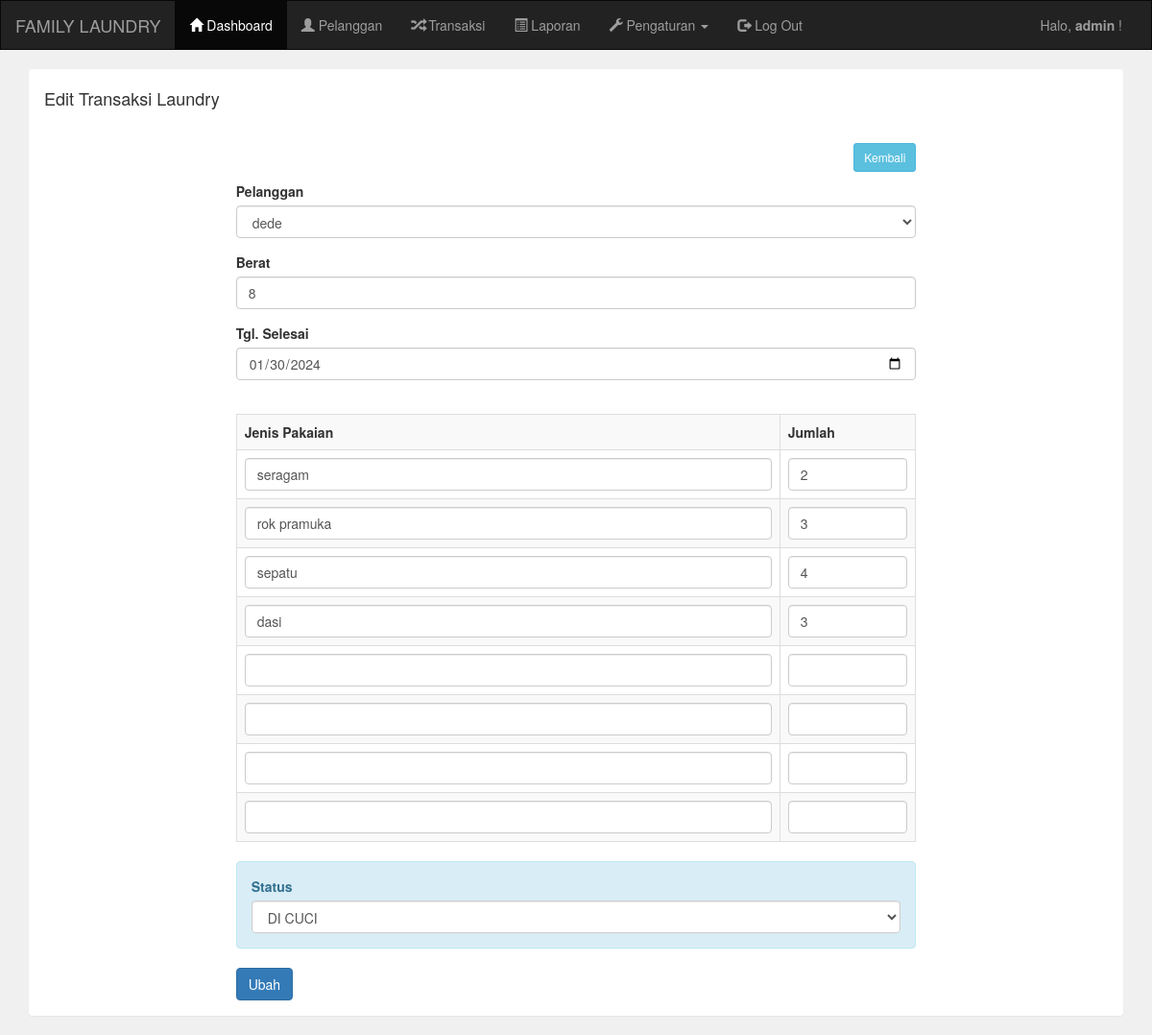
Page /transaksi_edit.php?id=7 (signed in) on the committed database.
### tables this page shows
CREATE TABLE `transaksi` (
  `transaksi_id` int(11) NOT NULL,
  `transaksi_tgl` date NOT NULL,
  `transaksi_pelanggan` int(11) NOT NULL,
  `transaksi_harga` int(11) NOT NULL,
  `transaksi_berat` int(11) NOT NULL,
  `transaksi_tgl_selesai` date NOT NULL,
  `transaksi_status` int(11) NOT NULL
);

CREATE TABLE `pelanggan` (
  `pelanggan_id` int(11) NOT NULL,
  `pelanggan_nama` varchar(255) NOT NULL,
  `pelanggan_hp` varchar(255) NOT NULL,
  `pelanggan_alamat` text NOT NULL
);

CREATE TABLE `pakaian` (
  `pakaian_id` int(11) NOT NULL,
  `pakaian_transaksi` int(11) NOT NULL,
  `pakaian_jenis` varchar(255) NOT NULL,
  `pakaian_jumlah` int(11) NOT NULL
);

### transaksi_edit.php (the view, shortened to what this page needs)
<?php include 'header.php'; ?>
<?php
include '../koneksi.php';
?>
<div class="container">
    <div class="panel">
        <div class="panel-heading">
            <h4>Edit Transaksi Laundry</h4>
        </div>
        <div class="panel-body">
            <div class="col-md-8 col-md-offset-2">
                <a href="transaksi.php" class="btn btn-sm btn-info pull-right">Kembali</a>
                <br/>
                <br/>
                <?php
                $id = $_GET['id'];
                $transaksi = mysqli_query($koneksi,"select * from transaksi where transaksi_id='$id'");
                while($t=mysqli_fetch_array($transaksi)){
                    ?>
                    <form method="post" action="transaksi_update.php">
                        <div class="form-group">
                            <label>Pelanggan</label>
                            <select class="form-control" name="pelanggan" required="required">
                                <?php
                                $data = mysqli_query($koneksi,"select * from pelanggan");
                                while($d=mysqli_fetch_array($data)){
                                    ?>
                                     <option <?php if($d['pelanggan_id']==$t['transaksi_pelanggan']){echo "selected='selected'";} ?> value="<?php echo $d['pelanggan_id']; ?>"><?php echo $d['pelanggan_nama']; ?></option>
                                    <?php
                                }
                                ?>
                            </select>
                        </div>
                        <div class="form-group">
                            <label>Berat</label>
                            <input type="number" class="form-control" name="berat" placeholder="Masukkan berat cucian .." required="required" value="<?php echo $t['transaksi_berat']; ?>">
                        </div>
                        <div class="form-group">
                            <label>Tgl. Selesai</label>
                            <input type="date" class="form-control" name="tgl_selesai" required="required" value="<?php echo $t['transaksi_tgl_selesai']; ?>">
                        </div>
                        <br/>
                        <table class="table table-bordered table-striped">
                            <tr>
                                <th>Jenis Pakaian</th>
                                <th width="20%">Jumlah</th>
                            </tr>
                            <?php
                            $id_transaksi = $t['transaksi_id'];
                            $pakaian = mysqli_query($koneksi,"select * from pakaian where pakaian_transaksi='$id_transaksi'");
                            while($p=mysqli_fetch_array($pakaian)){
                                ?>
                                <tr>
                                    <td><input type="text" class="form-control" name="jenis_pakaian[]" value="<?php echo $p['pakaian_jenis']; ?>"></td>
                                    <td><input type="number" class="form-control" name="jumlah_pakaian[]" value="<?php echo $p['pakaian_jumlah']; ?>"></td>
                                </tr>
                                <?php } ?>
                                <tr>
                                    <td><input type="text" class="form-control" name="jenis_pakaian[]"></td>
                                    <td><input type="number" class="form-control" name="jumlah_pakaian[]"></td>
                                </tr>
                                <tr>
                                    <td><input type="text" class="form-control" name="jenis_pakaian[]"></td>
                                    <td><input type="number" class="form-control" name="jumlah_pakaian[]"></td>
                                </tr>
                                <tr>
                                    <td><input type="text" class="form-control" name="jenis_pakaian[]"></td>
                                    <td><input type="number" class="form-control" name="jumlah_pakaian[]"></td>
                                </tr>
                                <tr>
                                    <td><input type="text" class="form-control" name="jenis_pakaian[]"></td>
                                    <td><input type="number" class="form-control" name="jumlah_pakaian[]"></td>
                                </tr>
                            </table>
                            <div class="form-group alert alert-info">
                                <label>Status</label>
                                <select class="form-control" name="status" required="required">
                                    <option <?php if($t['transaksi_status']=="1"){echo "selected='selected'";} ?> value="1">DI CUCI</option>
                                </select>
                            </div>
                            <input type="submit" class="btn btn-primary" value="Ubah">
                        </form>
                        <?php
                    }
                    ?>
                </div>
            </div>
        </div>
    </div>

### rows in the picture
transaksi: pelanggan "dede", berat "8", tgl_selesai "01/30/2024", status "DI CUCI"
pakaian: pakaian_jenis "seragam", pakaian_jumlah "2"
pakaian: pakaian_jenis "rok pramuka", pakaian_jumlah "3"
pakaian: pakaian_jenis "sepatu", pakaian_jumlah "4"
pakaian: pakaian_jenis "dasi", pakaian_jumlah "3"

### other values in the picture
$_SESSION['username'] "admin"
